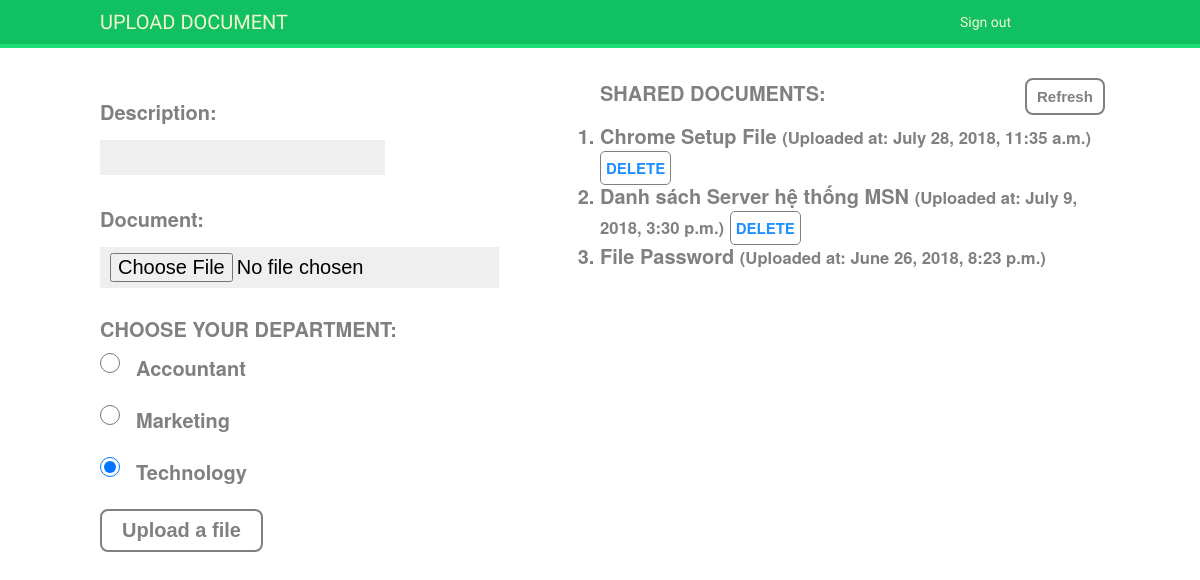
Screenshot of / (signed in) with the database file from the repository.
### core/models.py (models this page shows, shortened)
class Department(models.Model):
    department = models.CharField(max_length=50)
    available = models.BooleanField(default=True)

class Document(models.Model):
    description = models.CharField(max_length=255, blank=True)
    document = models.FileField(upload_to=get_upload_to)
    uploaded_at = models.DateTimeField(auto_now_add=True)
    updated = models.DateTimeField(auto_now=True)
    ipaddr_and_date = models.CharField(max_length=30, blank=True)
    def get_ip_of_document(self):
        return self.ipaddr_and_date.rsplit('_', 1)[0]
    class Meta:
        ordering = ('-uploaded_at',)

### core/views.py (the view)
# urls.py: 2. Add a URL to urlpatterns:  path('', views.home, name='home')
def home(request):
    user = Person.objects.get(username='teacher')
    documents = user.documents.all()
    dpts = Department.objects.filter(available=True)
    ip = get_client_ip(request)
    if request.method == 'POST':
        form = DocumentForm(request.POST, request.FILES)
        if form.is_valid():
            ip = get_client_ip(request)
            date = str(datetime.datetime.today().year) + str(datetime.datetime.today().month) + str(datetime.datetime.today().day)
            ip_and_date = ip + "_" + date
            document = Document
            try:
                document = Document.objects.get(ipaddr_and_date=ip_and_date)
            except:
                document = None
            if document != None:
                document.description = form.instance.description
                document.document = form.instance.document
                document.department = 'marketing/'
                document.ipaddr_and_date = ip_and_date
                document.updated = datetime.datetime.now()
                document.save()
            else:
                new_form = form.save(commit=False)
                new_form.ipaddr_and_date = ip_and_date
                new_form.department =request.POST.get('department')
                new_form.save()
            return redirect('home')
    else:
        form = DocumentForm()
    return render(request, 'core/home.html', {'documents': documents,
                                              'ip': ip,
                                              'departments': dpts,
                                              'form': form})

### core/forms.py
class DocumentForm(forms.ModelForm):
    class Meta:
        model = Document
        fields = ('description', 'document',)

### core/views.py (called while the page is built, shortened)
def get_client_ip(request):
    remote_address = request.META.get('REMOTE_ADDR')
    ip = remote_address
    x_forwarded_for = request.META.get('HTTP_X_FORWARDED_FOR')
    return ip

### core/templates/core/home.html (shortened to what this page needs)
{% extends 'base.html' %}
{% block content %}
    <div class="upload">
        <div class="upload-btn-wrapper">
            <form method="post" enctype="multipart/form-data">
                {{ form.as_p }}
                <label>CHOOSE YOUR DEPARTMENT:</label>
                {% for dpt in departments %}
                    <input type="radio" name="department" class="option-input radio" checked="checked" value="{{ dpt.department }}">
                    <div class="department-name">  {{ dpt.department }}</div><br>
                {% endfor %}
                <button class="btn" type="submit">Upload a file</button>
            </form>
        </div>
    </div>
    <div class="share">
         <div class="upload"><label>SHARED DOCUMENTS:</label></div>
        <div class="refresh"><button class="refresh-btn">Refresh</button></div>
        <br>
        <ol class="document-shared">
            {% for obj in documents %}
                <li class="{{ obj.id }}">
                    <a href="{{ obj.document.url }}">{{ obj.description }}</a>
                    <small>(Uploaded at: {{ obj.uploaded_at }})</small>
                        {% if obj.get_ip_of_document == ip %}
                            <a href="#" data-id="{{ obj.id }}" data-action="delete" class="delete-document">DELETE</a>
                        {% endif %}
                </li>
            {% endfor %}
        </ol>
    </div>
{% endblock %}

### core/static/css/base.css (style rules this page uses)
body { margin:0; padding:0; font-family: "Helvetica Neue", "Helvetica", "Roboto", "Arial", sans-serif; }
p { line-height: 1.8; }
a { color:gray; text-decoration:none; }
ol { line-height:1.5; }
form { overflow:auto; }
form p { width:100%; overflow:auto; }
label { float:left; clear:both; margin-bottom:0px; padding-bottom: 10px; color: gray; background-color: white; border-radius: 8px; font-size: 20px; font-weight: bold; }
input, textarea { clear:both; float:left; margin:0 0 10px; background:#efefef; border:0; padding:6px 10px; font-size:20px; }
.upload { width: 50%; float: left; }
.share { width: 50%; float: right; }
.refresh { width: 50%; float: right; }
.radio { position: relative; margin: 0 1rem 0 0 ; padding-left: 10px; cursor: pointer; width: 20px; height: 20px; }
.upload-btn-wrapper { position: relative; overflow: hidden; display: inline-block; }
.btn { border: 2px solid gray; color: gray; background-color: white; padding: 8px 20px; border-radius: 8px; font-size: 20px; font-weight: bold; }
.delete-document { border: 1px solid gray; color: dodgerblue; background-color: white; padding: 5px 5px; border-radius: 5px; font-size: 15px; font-weight: bold; }
.upload-btn-wrapper input[type=file] { font-size: 20px; left: 0; top: 0; opacity: 1; }
.department-name, .document-shared { color: gray; background-color: white; padding: 0px 0px; border-radius: 8px; font-size: 20px; font-weight: bold; }
.refresh-btn { border: 2px solid gray; color: gray; background-color: white; padding: 8px 10px; border-radius: 8px; font-size: 15px; font-weight: bold; margin-left: 70%; }

### rows the page displays
Department: department "Accountant"
Department: department "Marketing"
Department: department "Technology"
Document: description "Chrome Setup File", uploaded_at "July 28, 2018, 11:35 a.m."
Document: description "Danh sách Server hệ thống MSN", uploaded_at "July 9, 2018, 3:30 p.m."
Document: description "File Password", uploaded_at "June 26, 2018, 8:23 p.m."
